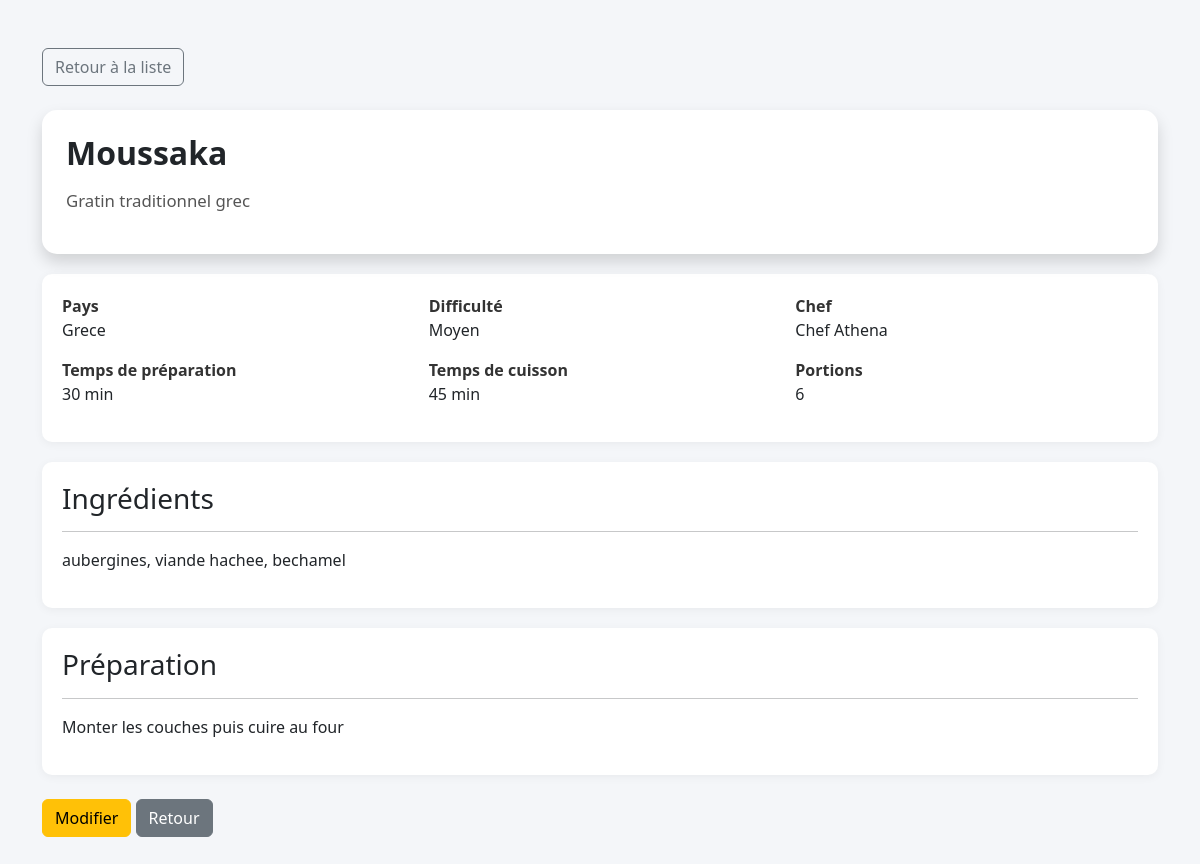
The app's page /?url=recipe/show&id=28 (signed in) with its own data.
### tables this page shows
CREATE TABLE `recipes` (
  `id` int NOT NULL AUTO_INCREMENT,
  `title` varchar(255) NOT NULL,
  `description` text NOT NULL,
  `ingredients` text NOT NULL,
  `preparation` text NOT NULL,
  `image` varchar(255) DEFAULT NULL,
  `created_at` timestamp NULL DEFAULT CURRENT_TIMESTAMP,
  `country` varchar(100) DEFAULT NULL,
  `chef_name` varchar(255) DEFAULT NULL,
  `difficulty` varchar(50) DEFAULT NULL,
  `prep_time` int DEFAULT NULL,
  `cook_time` int DEFAULT NULL,
  `servings` int DEFAULT NULL,
  PRIMARY KEY (`id`)
);

### app/controllers/RecipeController.php (called while the page is built, shortened)
<?php
require_once __DIR__ . '/../models/Recipe.php';
class RecipeController
{
    private $model;
    public function __construct()
    {
        $this->model = new Recipe();
    }
	public function show()
{
    $id = (int)($_GET['id'] ?? 0);
    $recipe = $this->model->find($id);
    require_once
        __DIR__ . '/../views/recipes/show.php';
}
}

### app/core/Router.php (called while the page is built, shortened)
<?php
class Router
{
    public function route()
    {
        $url = $_GET['url'] ?? 'home/index';
        $url = trim($url, '/');
        $parts = explode('/', $url);
        if ($parts[0] === 'api') {
            $version = $parts[1] ?? 'v1';
            $controller = $parts[2] ?? 'home';
            $method = $parts[3] ?? 'index';
            $controllerClass =
                ucfirst($controller) . 'Controller';
            $file =
                __DIR__
                . '/../controllers/Api/'
                . strtoupper($version)
                . '/'
                . $controllerClass
                . '.php';
        } else {
            $method = $parts[1] ?? 'index';
        }
        $method = explode('?', $method)[0];
        $controllerInstance =
            new $controllerClass();
        $controllerInstance->$method();
    }
}

### public/index.php (called while the page is built, shortened)
<?php
require_once "../app/core/Router.php";
$router = new Router();
$router->route();

### app/models/Recipe.php (called while the page is built, shortened)
<?php
require_once __DIR__ . '/../core/Database.php';
class Recipe
{
    private $conn;
    public function __construct()
    {
        $db = new Database();
        $this->conn = $db->getConnection();
    }
    public function find($id)
    {
        $stmt = $this->conn->prepare(
            "SELECT * FROM recipes WHERE id = :id"
        );
        $stmt->execute([
            ':id' => $id
        ]);
        return $stmt->fetch(PDO::FETCH_ASSOC);
    }
}

### app/core/Database.php (called while the page is built, shortened)
<?php
class Database
{
    private $host = "db";
    private $dbname = "appdb";
    private $username = "root";
    private $password = "root";
    public function getConnection()
    {
        try {
            $this->pdo = new PDO(
                "mysql:host={$this->host};dbname={$this->dbname};charset=utf8",
                $this->username,
                $this->password
            );
            $this->pdo->setAttribute(PDO::ATTR_ERRMODE, PDO::ERRMODE_EXCEPTION);
            return $this->pdo;
        } catch (PDOException $e) {
            die("Erreur connexion DB : " . $e->getMessage());
        }
    }
}

### app/views/recipes/show.php (the view, shortened to what this page needs)
<!DOCTYPE html>
<html lang="fr">
<head>
<link
href="https://cdn.jsdelivr.net/npm/bootstrap@5.3.3/dist/css/bootstrap.min.css"
rel="stylesheet">
</head>
<body>
<div class="container py-5">
<a
class="btn btn-outline-secondary mb-4"
href="/?url=recipe/index">
Retour à la liste
</a>
<div class="card recipe-card shadow">
<div class="card-body p-4">
<h1 class="recipe-title">
<?= htmlspecialchars($recipe['title']) ?>
</h1>
<p class="recipe-description mt-3">
<?= htmlspecialchars($recipe['description']) ?>
</p>
</div>
</div>
<div class="info-box">
<div class="row">
<div class="col-md-4 mb-3">
<div class="info-label">Pays</div>
<div><?= htmlspecialchars($recipe['country'] ?? '-') ?></div>
</div>
<div class="col-md-4 mb-3">
<div class="info-label">Difficulté</div>
<div><?= htmlspecialchars($recipe['difficulty'] ?? '-') ?></div>
</div>
<div class="col-md-4 mb-3">
<div class="info-label">Chef</div>
<div><?= htmlspecialchars($recipe['chef_name'] ?? '-') ?></div>
</div>
<div class="col-md-4 mb-3">
<div class="info-label">Temps de préparation</div>
<div><?= htmlspecialchars($recipe['prep_time'] ?? '-') ?> min</div>
</div>
<div class="col-md-4 mb-3">
<div class="info-label">Temps de cuisson</div>
<div><?= htmlspecialchars($recipe['cook_time'] ?? '-') ?> min</div>
</div>
<div class="col-md-4 mb-3">
<div class="info-label">Portions</div>
<div><?= htmlspecialchars($recipe['servings'] ?? '-') ?></div>
</div>
</div>
</div>
<div class="section-box">
<h3>Ingrédients</h3>
<hr>
<p>
<?= nl2br(htmlspecialchars($recipe['ingredients'])) ?>
</p>
</div>
<div class="section-box">
<h3>Préparation</h3>
<hr>
<p>
<?= nl2br(htmlspecialchars($recipe['preparation'])) ?>
</p>
</div>
<div class="mt-4">
<a
class="btn btn-warning"
href="/?url=recipe/editForm&id=<?= $recipe['id'] ?>">
Modifier
</a>
<a
class="btn btn-secondary"
href="/?url=recipe/index">
Retour
</a>
</div>
</div>
</body>
</html>

### app/views/recipes/show.php (style rules this page uses)
body { background:#f4f6f9; }
.recipe-card { border:none; border-radius:15px; overflow:hidden; }
.section-box { background:white; border-radius:10px; padding:20px; margin-top:20px; box-shadow:0 2px 10px rgba(0,0,0,.05); }
.recipe-title { font-size:2rem; font-weight:700; }
.recipe-description { color:#555; font-size:1.05rem; }
.info-box { background:white; border-radius:10px; padding:20px; margin-top:20px; box-shadow:0 2px 10px rgba(0,0,0,.05); }
.info-label { font-weight:bold; color:#333; }

### records on screen
recipes: title "Moussaka", description "Gratin traditionnel grec", country "Grece", difficulty "Moyen", chef_name "Chef Athena", prep_time "30", cook_time "45", servings "6", ingredients "aubergines, viande hachee, bechamel", preparation "Monter les couches puis cuire au four"
